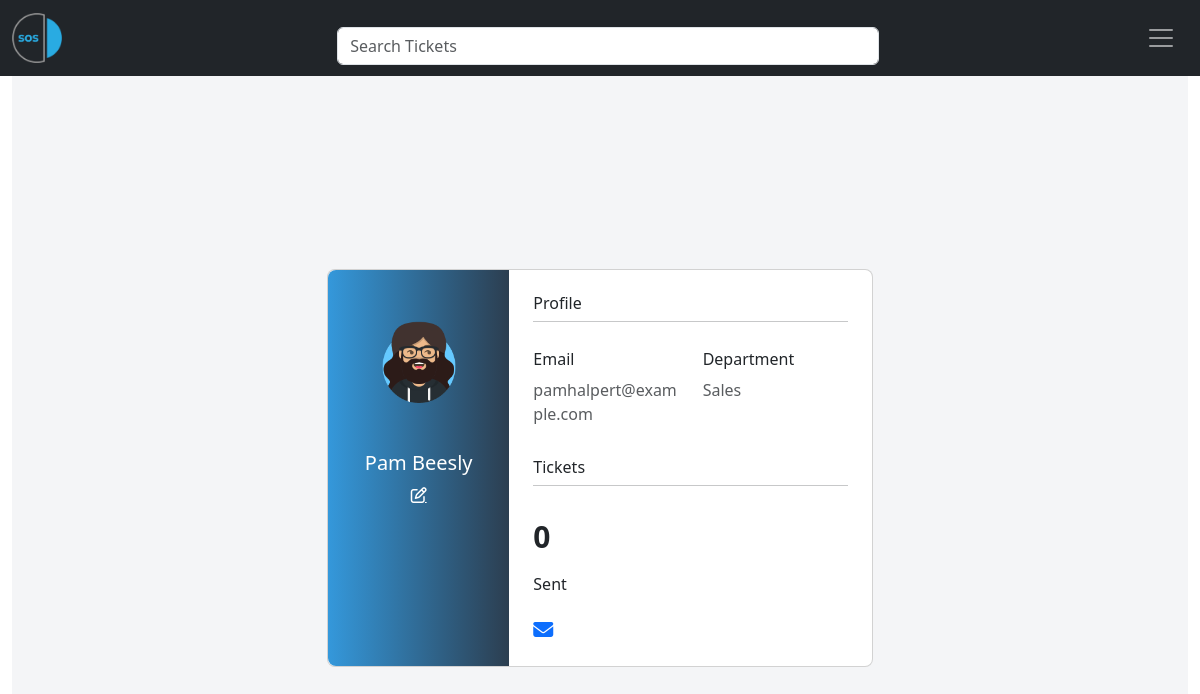
Page /user/pam (signed in) on the earlier database version.
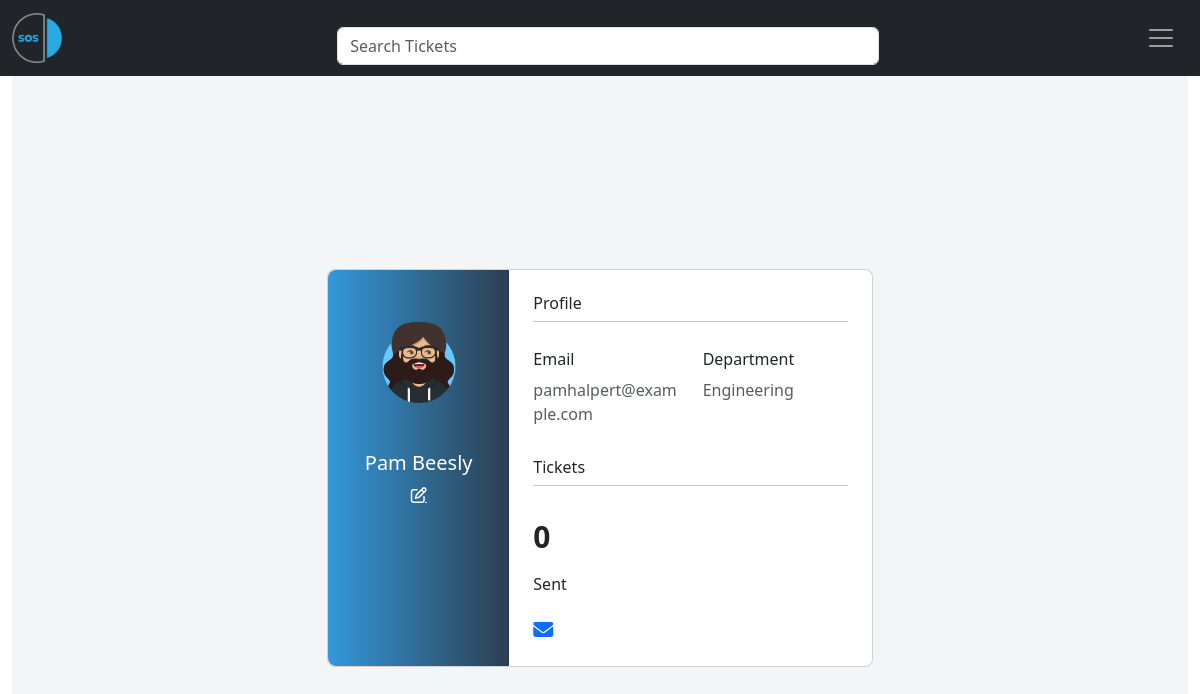
Same page on the later database version.
### app/models/user.py (models this page shows, shortened)
class User(UserMixin, db.Model):
    __tablename__ = 'users'
    id = db.Column(db.Integer, primary_key=True)
    first_name = db.Column(db.String(128), nullable=False)
    last_name = db.Column(db.String(128))
    username = db.Column(db.String(128), unique=True, nullable=False)
    email = db.Column(db.String(64), unique=True, nullable=False)
    password_hash = db.Column(db.String(128))
    department = db.Column(db.String(64), nullable=False)
    created_on = db.Column(db.DateTime(), default=datetime.now)
    updated_on = db.Column(db.DateTime(), default=datetime.now, onupdate=datetime.now)
    confirmed = db.Column(db.Boolean, default=False)
    role_id = db.Column(db.Integer, db.ForeignKey('roles.id'))
    tickets = db.relationship('Ticket', backref='sender', lazy='dynamic')
    @property
    def password(self):
        """
        Make Passwords in plain text an inaccessible property/unreadable
        """
        raise AttributeError('Password is not a readable attribute')
    def can(self, perm):
        return self.role is not None and self.role.has_permission(perm)
    def is_administrator(self):
        return self.can(Permission.ADMIN)

### app/main/views.py (the view)
@main.route('/user/<username>', methods=['GET', 'POST'], strict_slashes=False)
@login_required
def user(username):
    user = User.query.filter_by(username=username).first_or_404()
    if user.username != current_user.username and not current_user.can(Permission.ADMIN):
        return render_template('403.html')
    tkt_count = user.tickets.count()
    return render_template('user_profile.html', user=user, tkt_count=tkt_count)

### app/main/forms.py
class SearchForm(FlaskForm):
    q = StringField('Search Tickets', validators=[DataRequired()])
    def __init__(self, *args, **kwargs):
        if 'formdata' not in kwargs:
            kwargs['formdata'] = request.args
        if 'meta' not in kwargs:
            kwargs['meta'] = {'csrf': False}
        super(SearchForm, self).__init__(*args, **kwargs)

### app/auth/views.py (called while the page is built)
@auth.before_app_request
def before_request():
    if (current_user.is_authenticated
            and not current_user.confirmed
            and request.blueprint != 'auth'
            and request.endpoint != 'static'):
        return redirect(url_for('auth.unconfirmed'))

### app/main/__init__.py (called while the page is built)
@main.app_context_processor
def inject_permissions():
    return dict(Permission=Permission)

### app/main/views.py (called while the page is built)
@main.before_request
def before_request():
    g.search_form = SearchForm()

### app/models/role.py (called while the page is built)
    def has_permission(self, permission):
        return self.permissions & permission == permission

### app/models/user.py (called while the page is built)
@login_manager.user_loader
def load_user(user_id: str) -> User:
    return User.query.get(int(user_id))

### app/templates/user_profile.html (shortened to what this page needs)
{% extends "base.html" %}
{% block page_content %}
<section class="vh-100" style="background-color: #f4f5f7;">
  <div class="container py-5 h-100">
    <div class="row d-flex justify-content-center align-items-center h-100">
      <div class="col col-lg-6 mb-4 mb-lg-0">
        <div class="card mb-3" style="border-radius: .5rem;">
          <div class="row g-0">
            <div class="col-md-4 gradient-custom text-center text-white"
              style="border-top-left-radius: .5rem; border-bottom-left-radius: .5rem;">
              <img src="/static/images/default_avatar.png"
                alt="user avatar" class="img-fluid my-5" style="width: 80px;" />
              <h5>{{ user.first_name }} {{ user.last_name }}</h5>
              {% if current_user.is_administrator() %}
                <a class="far fa-edit mb-5" href="{{ url_for('main.edit_profile_admin', id=user.id) }}"
                   style="color: white;" data-bs-toggle="tooltip" data-bs-placement="bottom" data-bs-title="Edit Profile">
                </a>
              {% endif %}
            </div>
            <div class="col-md-8">
              <div class="card-body p-4">
                <h6>Profile</h6>
                <hr class="mt-0 mb-4">
                <div class="row pt-1">
                  <div class="col-6 mb-3">
                    <h6>Email</h6>
                    <p class="text-muted">{{ user.email }}</p>
                  </div>
                  <div class="col-6 mb-3">
                    <h6>Department</h6>
                    <p class="text-muted">{{ user.department }}</p>
                  </div>
                </div>
                <h6>Tickets</h6>
                <hr class="mt-0 mb-4">
                <div class="row pt-1">
                  <div class="col-6 mb-3">
                    <p style="font-size: 30px; font-weight: bold;">{{ tkt_count }}</p>
                    <h6>Sent</h6>
                  </div>
                  <div class="col-6 mb-3">
                  </div>
                </div>
                <div class="d-flex justify-content-start">
                  {% if current_user.is_administrator() %}
                  <a href="mailto:{{ user.email }}"><i class="fa fa-envelope fa-lg"></i></a>
                  {% endif %}
                </div>
              </div>
            </div>
          </div>
        </div>
      </div>
    </div>
  </div>
</section>
{% endblock %}

Differences in the rows shown:
changed User "Pam": department "Sales" → "Engineering"
